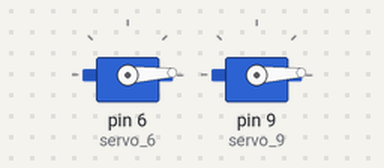
Bench run of a sketch on a simulated Arduino Uno, built with avr-gcc and run on an emulated ATmega328P. Parts: 2 × servo.

Above: at 0.05 s.
At 1.75 s:
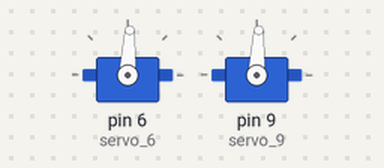
At 3.45 s:
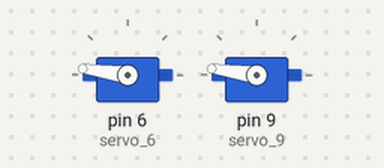
At 6.9 s:
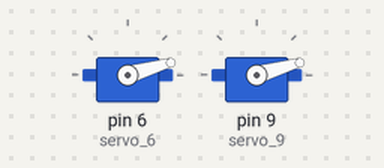
Timing chart, 0 to 9.4 s (numbered marks = the images above):
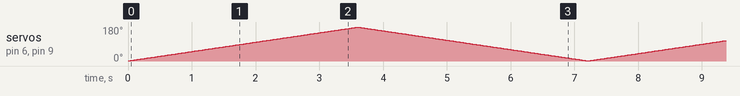

The sketch:

servo_motor.ino
```cpp
#include <Servo.h>

int POSITION = 0;

Servo servo_6;

Servo servo_9;

void setup()
{
  servo_6.attach(6);

  servo_9.attach(9);


}

void loop()
{
  POSITION = 0;
    for (POSITION = 1; POSITION <= 179; POSITION += 1) {
    servo_6.write(POSITION);
    servo_9.write(POSITION);
    delay(20); // Wait for 20 millisecond(s)
  }

  for (POSITION = 179; POSITION >= 1; POSITION -= 1) {
    servo_6.write(POSITION);
    servo_9.write(POSITION);
    delay(20);
  }


}
```
